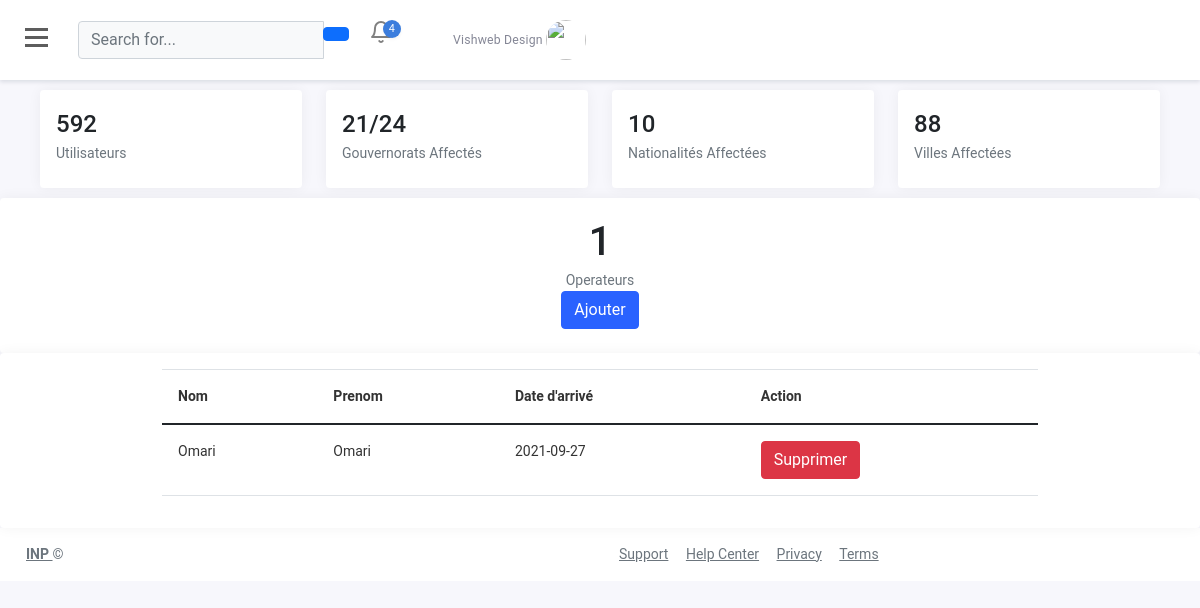
The app's page /admin/operateurs.php (signed in) with its own data.
### tables this page shows
CREATE TABLE `operateurs` (
  `id` int(11) NOT NULL,
  `nom` varchar(100) NOT NULL,
  `prenom` varchar(100) NOT NULL,
  `date_arrivve` date NOT NULL,
  `motdepasse` text NOT NULL,
  `connexion` varchar(100) NOT NULL
);

### includes/database.php (called while the page is built, shortened)
<?php
function get_total_records($connect,$table_name){
    $query="SELECT * FROM $table_name";
    $statement=$connect->prepare($query);
    $statement->execute();
    return $statement->rowCount();
}
function load_something($connect,$table_name,$autre){
    $query=$connect->prepare("SELECT * FROM $table_name $autre");
    $query->execute();
    return $query->fetchAll();
}
?>

### admin/operateurs.php (the view, shortened to what this page needs)
<?php
include("../includes/database.php");
$data=load_something($connect,'operateurs','');
?>
<!DOCTYPE html>
<html lang="en">
<head>
    <link rel="stylesheet" href="https://cdnjs.cloudflare.com/ajax/libs/twitter-bootstrap/5.1.1/css/bootstrap.min.css">
    <link rel="stylesheet" href="../public/director/css/style.css">
    <link rel="stylesheet" href="https://cdnjs.cloudflare.com/ajax/libs/apexcharts/3.28.3/apexcharts.min.css">
</head>
<body>
<div id="wrapper">
<div id="page-content-wrapper">
    <div id="content">
<div class="container-fluid p-0 px-lg-0 px-md-0">
<nav class="navbar navbar-expand navbar-light my-navbar">
    <div type="button"  id="bar" class="nav-icon1 hamburger animated fadeInLeft is-closed" data-toggle="offcanvas">
       <span></span>
        <span></span>
         <span></span>
    </div>
  <form class="d-none d-sm-inline-block form-inline navbar-search">
    <div class="input-group">
      <input type="text" class="form-control bg-light " placeholder="Search for..." aria-label="Search">
      <div class="input-group-append">
        <button class="btn btn-primary" type="button">
        </button>
      </div>
    </div>
  </form>
  <ul class="navbar-nav ml-auto">
   <li class="nav-item dropdown">
                    <a class="nav-icon dropdown" href="#" id="alertsDropdown" data-toggle="dropdown" aria-expanded="false">
                        <div class="position-relative">
                            <span class="indicator">4</span>
                        </div>
                    </a>
                </li>
    <li class="nav-item">
      <a class="nav-link " href="#"
     role="button">
        <span class="badge badge-danger badge-counter">7</span>
      </a>
    </li>
    <li class="nav-item dropdown">
      <a class="nav-link dropdown-toggle" href="#" id="userDropdown" role="button" data-toggle="dropdown">
        <span class="mr-2 d-none d-lg-inline text-gray-600 small">Vishweb Design</span>
        <img class="img-profile rounded-circle" src="img/logo3.png">
      </a>
    </li>
  </ul>
</nav>
            <div class="container dash_con">
                <?php include('../includes/director/number.php'); ?>
            </div>
            <center>
            <div class="card">
                    <div class="card-body">
                        <div>
                            <h1 class="mb-1 mt-1"><span data-plugin="counterup"><?=get_total_records($connect,'operateurs',);?></span></h1>
                            <p class="text-muted mb-0">Operateurs</p>
                           <button  class="btn btn-info"><a href="add.php" style="color:white;text-decoration:none;">Ajouter</a></button>
                        </div>
                    </div>
                </div>
                </center>
                <center>
                    <div class="card">
                        <div class="card-body">
                        <div class="table-responsive">
                    <div class="col-md-9">
                            <table class="table">
                                <thead>
                                    <tr>
                                    <th scope="col">Nom</th>
                                    <th scope="col">Prenom</th>
                                    <th scope="col">Date d'arrivé</th>
                                    <th scope="col">Action</th>
                                    </tr>
                                </thead>
                                <tbody>
                                    <?php
                                    foreach($data as $row){
                                       ?>
                                        <tr>
                                        <td><?=$row["nom"]?></th>
                                        <td><?=$row["prenom"]?></td>
                                        <td><?=$row["date_arrivve"]?></td>
                                        <td> <a class="btn btn-danger" href="supprimer.php?id=<?=$row['id']?>">Supprimer</a> </td>
                                        </tr>
                                      <?php  }?>
                                </tbody>
                            </table>
                    </div>
                </div>
                        </div>
                    </div>
                </center>
        </div>
</div>
</div>
    <footer class="footer">
        <div class="container-fluid">
            <div class="row text-muted">
                <div class="col-6 text-left">
                    <p class="mb-0">
                        <a href="index.html" class="text-muted"><strong>INP </strong></a> &copy
                    </p>
                </div>
                <div class="col-6 text-right">
                    <ul class="list-inline">
                        <li class="footer-item">
                            <a class="text-muted" href="#">Support</a>
                        </li>
                        <li class="footer-item">
                            <a class="text-muted" href="#">Help Center</a>
                        </li>
                        <li class="footer-item">
                            <a class="text-muted" href="#">Privacy</a>
                        </li>
                        <li class="footer-item">
                            <a class="text-muted" href="#">Terms</a>
                        </li>
                    </ul>
                </div>
            </div>
        </div>
    </footer>
</div>
</body>
</html>

### public/director/css/style.css (style rules this page uses)
body { position: relative; overflow-x:hidden; background: #f7f7fc; font-family: 'Roboto', sans-serif; }
body, html { height: 100%; }
.navbar-nav > li > a ,.submenu-box ul li a { color:gray!important; text-transform: capitalize; font-size: 14px; padding:10px 10px 10px 20px!important; display: block; font-weight: 400; position: relative; z-index: 2; font-family: 'Roboto', sans-serif; letter-spacing: .2px; }
.navbar-nav li { display:block!important; margin:2px 0px; }
.nav-item .nav-link { display:block; color:white!important; text-transform:capitalize; text-decoration: none; padding:6px 10px; transition:0.4s ease; }
#page-content-wrapper { width: 100%; transition: all 0.5s ease; }
.nav-icon1 { z-index: 999; position:relative; display: block; width:23px; margin:0px 30px 0px 25px; cursor:pointer; height: 25px; }
.dash_con { padding: 10px 10px; }
.nav-icon1 span { position:absolute; top:0; width:100%; height:3px; cursor:pointer; background-color:#5d5d5d; left:0; transform:rotate(0deg); transition:.30s ease-in-out; }
.nav-icon1 span:nth-of-type(1) { top:0; }
.nav-icon1 span:nth-of-type(2) { top:8px; }
.nav-icon1 span:nth-of-type(3) { top:16px; }
.my-navbar { background-color:#fff; -webkit-box-shadow:0 2px 4px rgba(15,34,58,.12); box-shadow:0 2px 4px rgba(15,34,58,.12) }
.text-gray-600 { color: #858796!important; }
.nav-link .img-profile { height:40px; width:40px; }
.badge-counter { position: absolute; transform:scale(.7); transform-origin: top right; right:6px; margin-top:4px; }
.dropdown, .dropleft, .dropright, .dropup { position: relative; }
.nav-flag, .nav-icon { padding: .1rem .8rem; display: block; font-size: 1.5rem; color: #6c757d; transition: background .1s ease-in-out,color .1s ease-in-out; line-height: 1.4; }
.position-relative { position: relative!important; }
.nav-item .indicator { background: #3b7ddd; box-shadow: 0 0.1rem 0.2rem rgba(0,0,0,.05); border-radius: 50%; display: block; height: 18px; width: 18px; padding: 1px; position: absolute; top: 0; right: -8px; text-align: center; transition: top .1s ease-out; font-size: .675rem; color: #fff; }
.card { border:none; box-shadow: 0 0 0.875rem 0 rgba(33,37,41,.05); }
.btn-info { color: #fff; background-color: #2962FF; border-color: #2962FF; }
.table td, .table th { padding: 1rem; font-size:14px; color:#333; vertical-align: top; border-top: 1px solid #dee2e6; }
footer.footer { padding: 1rem .875rem; direction: ltr; background: #fff; }
footer.footer ul { margin:0px; list-style:none; }
.footer ul li { display:inline-block; margin:0px 7px; }
.text-muted { color: #6c757d!important; font-size:14px; }

### records on screen
operateurs: nom "Omari", prenom "Omari", date_arrivve "2021-09-27"

### other values on screen
get_total_records($connect,'utilisateurs',) "592"
get_gouv_stat($connect,'utilisateurs','gouvernorat') "21"
get_gouv_stat($connect,'utilisateurs','pays') "10"
get_gouv_stat($connect,'utilisateurs','ville') "88"
get_total_records($connect,'operateurs',) "1"
